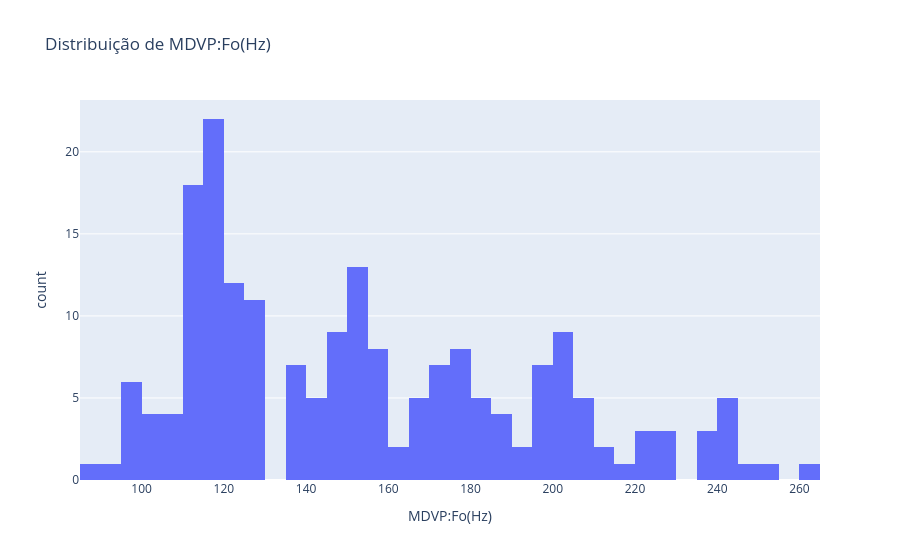
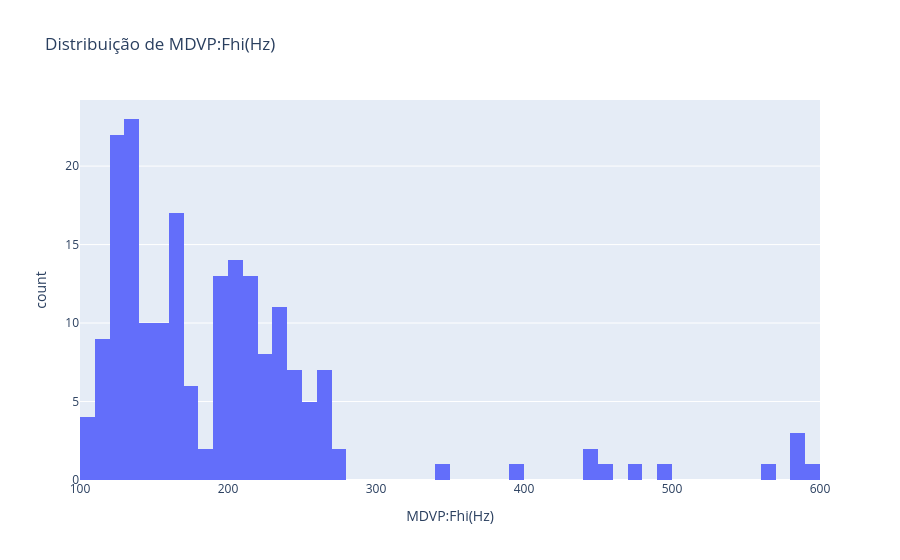
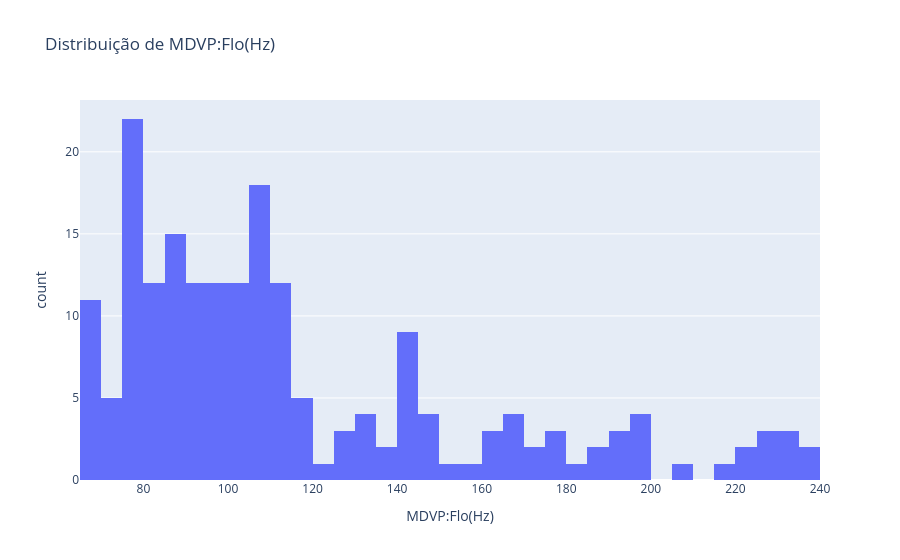
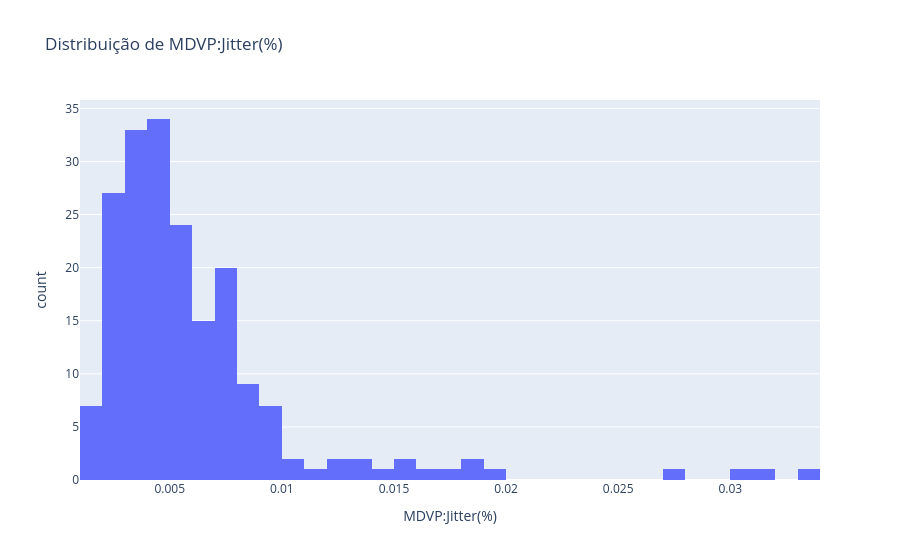

Write notebook code for charts like these, in order.
### Code cell
# Distribuição das variáveis numéricas
for feature in numerical_features:
    fig = px.histogram(df_parkisons, x=feature, nbins=50, title=f"Distribuição de {feature}")
    fig.show()

### Figure 1 — Plotly figure (JSON) as saved in the notebook; plotly's stock layout.template omitted (floating-point values rounded to 4 significant figures; data arrays with more than 128 entries replaced by an {"elided": "..."} marker saying what was removed)
{"data": [{"alignmentgroup": "True", "bingroup": "x", "hovertemplate": "MDVP:Fo(Hz)=%{x}<br>count=%{y}<extra></extra>", "legendgroup": "", "marker": {"color": "#636efa", "pattern": {"shape": ""}}, "name": "", "nbinsx": 50, "offsetgroup": "", "orientation": "v", "showlegend": false, "type": "histogram", "x": {"elided": "195 float values"}, "xaxis": "x", "yaxis": "y"}], "layout": {"barmode": "relative", "legend": {"tracegroupgap": 0}, "title": {"text": "Distribuição de MDVP:Fo(Hz)"}, "xaxis": {"anchor": "y", "domain": [0, 1], "title": {"text": "MDVP:Fo(Hz)"}}, "yaxis": {"anchor": "x", "domain": [0, 1], "title": {"text": "count"}}}}

### Figure 2 — Plotly figure (JSON) as saved in the notebook; plotly's stock layout.template omitted (floating-point values rounded to 4 significant figures; data arrays with more than 128 entries replaced by an {"elided": "..."} marker saying what was removed)
{"data": [{"alignmentgroup": "True", "bingroup": "x", "hovertemplate": "MDVP:Fhi(Hz)=%{x}<br>count=%{y}<extra></extra>", "legendgroup": "", "marker": {"color": "#636efa", "pattern": {"shape": ""}}, "name": "", "nbinsx": 50, "offsetgroup": "", "orientation": "v", "showlegend": false, "type": "histogram", "x": {"elided": "195 float values"}, "xaxis": "x", "yaxis": "y"}], "layout": {"barmode": "relative", "legend": {"tracegroupgap": 0}, "title": {"text": "Distribuição de MDVP:Fhi(Hz)"}, "xaxis": {"anchor": "y", "domain": [0, 1], "title": {"text": "MDVP:Fhi(Hz)"}}, "yaxis": {"anchor": "x", "domain": [0, 1], "title": {"text": "count"}}}}

### Figure 3 — Plotly figure (JSON) as saved in the notebook; plotly's stock layout.template omitted (floating-point values rounded to 4 significant figures; data arrays with more than 128 entries replaced by an {"elided": "..."} marker saying what was removed)
{"data": [{"alignmentgroup": "True", "bingroup": "x", "hovertemplate": "MDVP:Flo(Hz)=%{x}<br>count=%{y}<extra></extra>", "legendgroup": "", "marker": {"color": "#636efa", "pattern": {"shape": ""}}, "name": "", "nbinsx": 50, "offsetgroup": "", "orientation": "v", "showlegend": false, "type": "histogram", "x": {"elided": "195 float values"}, "xaxis": "x", "yaxis": "y"}], "layout": {"barmode": "relative", "legend": {"tracegroupgap": 0}, "title": {"text": "Distribuição de MDVP:Flo(Hz)"}, "xaxis": {"anchor": "y", "domain": [0, 1], "title": {"text": "MDVP:Flo(Hz)"}}, "yaxis": {"anchor": "x", "domain": [0, 1], "title": {"text": "count"}}}}

### Figure 4 — Plotly figure (JSON) as saved in the notebook; plotly's stock layout.template omitted (floating-point values rounded to 4 significant figures; data arrays with more than 128 entries replaced by an {"elided": "..."} marker saying what was removed)
{"data": [{"alignmentgroup": "True", "bingroup": "x", "hovertemplate": "MDVP:Jitter(%)=%{x}<br>count=%{y}<extra></extra>", "legendgroup": "", "marker": {"color": "#636efa", "pattern": {"shape": ""}}, "name": "", "nbinsx": 50, "offsetgroup": "", "orientation": "v", "showlegend": false, "type": "histogram", "x": {"elided": "195 float values"}, "xaxis": "x", "yaxis": "y"}], "layout": {"barmode": "relative", "legend": {"tracegroupgap": 0}, "title": {"text": "Distribuição de MDVP:Jitter(%)"}, "xaxis": {"anchor": "y", "domain": [0, 1], "title": {"text": "MDVP:Jitter(%)"}}, "yaxis": {"anchor": "x", "domain": [0, 1], "title": {"text": "count"}}}}
